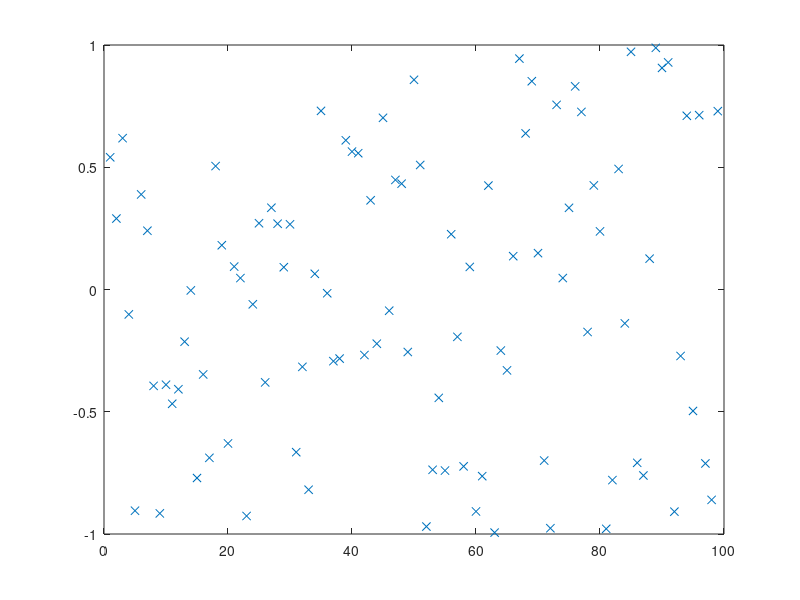

Here is the MATLAB script that generated this plot: (Note: this script raises an error after producing the figure.)
% script <a href="matlab:RR_HeapSortTest">RR_HeapSortTest</a>
% Test <a href="matlab:help RR_HeapSort">RR_HeapSort</a> on a random set of data.
% Renaissance Codebase, https://github.com/tbewley/RC/NRchap07
% Copyright 2023 by Thomas Bewley, published under BSD 3-Clause License. 

n=99; D=2*rand(n,1)-1; close all, plot(D(:,1),'x'), pause(0.5)
[D,index]=RR_HeapSort(D,1,n);        plot(D(:,1),'x')

% end script RR_HeapSortTest
